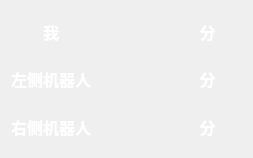
<?xml version="1.0" encoding="UTF-8"?>
<ui version="4.0">
 <class>ScorePanel</class>
 <widget class="QWidget" name="ScorePanel">
  <property name="geometry">
   <rect>
    <x>0</x>
    <y>0</y>
    <width>253</width>
    <height>158</height>
   </rect>
  </property>
  <property name="windowTitle">
   <string>Form</string>
  </property>
  <layout class="QGridLayout" name="gridLayout">
   <item row="0" column="0">
    <widget class="QLabel" name="meTitle">
     <property name="font">
      <font>
       <family>微软雅黑</family>
       <pointsize>12</pointsize>
       <bold>true</bold>
      </font>
     </property>
     <property name="styleSheet">
      <string notr="true">color:rgb(255, 255, 255)</string>
     </property>
     <property name="text">
      <string>我</string>
     </property>
     <property name="alignment">
      <set>Qt::AlignmentFlag::AlignCenter</set>
     </property>
    </widget>
   </item>
   <item row="0" column="1">
    <widget class="QLabel" name="meScore">
     <property name="font">
      <font>
       <family>微软雅黑</family>
       <pointsize>12</pointsize>
       <bold>true</bold>
      </font>
     </property>
     <property name="styleSheet">
      <string notr="true">color:rgb(255, 255, 255)</string>
     </property>
     <property name="text">
      <string/>
     </property>
     <property name="alignment">
      <set>Qt::AlignmentFlag::AlignCenter</set>
     </property>
    </widget>
   </item>
   <item row="0" column="2">
    <widget class="QLabel" name="score1">
     <property name="font">
      <font>
       <family>微软雅黑</family>
       <pointsize>12</pointsize>
       <bold>true</bold>
      </font>
     </property>
     <property name="styleSheet">
      <string notr="true">color:rgb(255, 255, 255)</string>
     </property>
     <property name="text">
      <string>分</string>
     </property>
     <property name="alignment">
      <set>Qt::AlignmentFlag::AlignCenter</set>
     </property>
    </widget>
   </item>
   <item row="1" column="0">
    <widget class="QLabel" name="leftTitle">
     <property name="font">
      <font>
       <family>微软雅黑</family>
       <pointsize>12</pointsize>
       <bold>true</bold>
      </font>
     </property>
     <property name="styleSheet">
      <string notr="true">color:rgb(255, 255, 255)</string>
     </property>
     <property name="text">
      <string>左侧机器人</string>
     </property>
     <property name="alignment">
      <set>Qt::AlignmentFlag::AlignCenter</set>
     </property>
    </widget>
   </item>
   <item row="1" column="1">
    <widget class="QLabel" name="leftScore">
     <property name="font">
      <font>
       <family>微软雅黑</family>
       <pointsize>12</pointsize>
       <bold>true</bold>
      </font>
     </property>
     <property name="styleSheet">
      <string notr="true">color:rgb(255, 255, 255)</string>
     </property>
     <property name="text">
      <string/>
     </property>
     <property name="alignment">
      <set>Qt::AlignmentFlag::AlignCenter</set>
     </property>
    </widget>
   </item>
   <item row="1" column="2">
    <widget class="QLabel" name="score2">
     <property name="font">
      <font>
       <family>微软雅黑</family>
       <pointsize>12</pointsize>
       <bold>true</bold>
      </font>
     </property>
     <property name="styleSheet">
      <string notr="true">color:rgb(255, 255, 255)</string>
     </property>
     <property name="text">
      <string>分</string>
     </property>
     <property name="alignment">
      <set>Qt::AlignmentFlag::AlignCenter</set>
     </property>
    </widget>
   </item>
   <item row="2" column="0">
    <widget class="QLabel" name="rightTitle">
     <property name="font">
      <font>
       <family>微软雅黑</family>
       <pointsize>12</pointsize>
       <bold>true</bold>
      </font>
     </property>
     <property name="styleSheet">
      <string notr="true">color:rgb(255, 255, 255)</string>
     </property>
     <property name="text">
      <string>右侧机器人</string>
     </property>
     <property name="alignment">
      <set>Qt::AlignmentFlag::AlignCenter</set>
     </property>
    </widget>
   </item>
   <item row="2" column="1">
    <widget class="QLabel" name="rightScore">
     <property name="font">
      <font>
       <family>微软雅黑</family>
       <pointsize>12</pointsize>
       <bold>true</bold>
      </font>
     </property>
     <property name="styleSheet">
      <string notr="true">color:rgb(255, 255, 255)</string>
     </property>
     <property name="text">
      <string/>
     </property>
     <property name="alignment">
      <set>Qt::AlignmentFlag::AlignCenter</set>
     </property>
    </widget>
   </item>
   <item row="2" column="2">
    <widget class="QLabel" name="score3">
     <property name="font">
      <font>
       <family>微软雅黑</family>
       <pointsize>12</pointsize>
       <bold>true</bold>
      </font>
     </property>
     <property name="styleSheet">
      <string notr="true">color:rgb(255, 255, 255)</string>
     </property>
     <property name="text">
      <string>分</string>
     </property>
     <property name="alignment">
      <set>Qt::AlignmentFlag::AlignCenter</set>
     </property>
    </widget>
   </item>
  </layout>
 </widget>
 <resources/>
 <connections/>
</ui>
